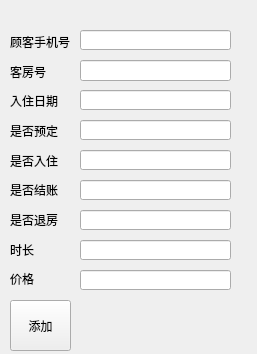
<?xml version="1.0" encoding="UTF-8"?>
<ui version="4.0">
 <class>Form</class>
 <widget class="QWidget" name="Form">
  <property name="geometry">
   <rect>
    <x>0</x>
    <y>0</y>
    <width>257</width>
    <height>354</height>
   </rect>
  </property>
  <property name="windowTitle">
   <string>Form</string>
  </property>
  <widget class="QWidget" name="verticalLayoutWidget">
   <property name="geometry">
    <rect>
     <x>10</x>
     <y>30</y>
     <width>71</width>
     <height>261</height>
    </rect>
   </property>
   <layout class="QVBoxLayout" name="verticalLayout">
    <item>
     <widget class="QLabel" name="label">
      <property name="text">
       <string>顾客手机号</string>
      </property>
     </widget>
    </item>
    <item>
     <widget class="QLabel" name="label_2">
      <property name="text">
       <string>客房号</string>
      </property>
     </widget>
    </item>
    <item>
     <widget class="QLabel" name="label_3">
      <property name="text">
       <string>入住日期</string>
      </property>
     </widget>
    </item>
    <item>
     <widget class="QLabel" name="label_4">
      <property name="text">
       <string>是否预定</string>
      </property>
     </widget>
    </item>
    <item>
     <widget class="QLabel" name="label_5">
      <property name="text">
       <string>是否入住</string>
      </property>
     </widget>
    </item>
    <item>
     <widget class="QLabel" name="label_6">
      <property name="text">
       <string>是否结账</string>
      </property>
     </widget>
    </item>
    <item>
     <widget class="QLabel" name="label_7">
      <property name="text">
       <string>是否退房</string>
      </property>
     </widget>
    </item>
    <item>
     <widget class="QLabel" name="label_8">
      <property name="text">
       <string>时长</string>
      </property>
     </widget>
    </item>
    <item>
     <widget class="QLabel" name="label_9">
      <property name="text">
       <string>价格</string>
      </property>
     </widget>
    </item>
   </layout>
  </widget>
  <widget class="QLineEdit" name="lineEdit">
   <property name="geometry">
    <rect>
     <x>80</x>
     <y>30</y>
     <width>151</width>
     <height>20</height>
    </rect>
   </property>
  </widget>
  <widget class="QLineEdit" name="lineEdit_2">
   <property name="geometry">
    <rect>
     <x>80</x>
     <y>60</y>
     <width>151</width>
     <height>21</height>
    </rect>
   </property>
  </widget>
  <widget class="QLineEdit" name="lineEdit_3">
   <property name="geometry">
    <rect>
     <x>80</x>
     <y>90</y>
     <width>151</width>
     <height>20</height>
    </rect>
   </property>
  </widget>
  <widget class="QLineEdit" name="lineEdit_4">
   <property name="geometry">
    <rect>
     <x>80</x>
     <y>120</y>
     <width>151</width>
     <height>20</height>
    </rect>
   </property>
  </widget>
  <widget class="QLineEdit" name="lineEdit_5">
   <property name="geometry">
    <rect>
     <x>80</x>
     <y>150</y>
     <width>151</width>
     <height>20</height>
    </rect>
   </property>
  </widget>
  <widget class="QLineEdit" name="lineEdit_6">
   <property name="geometry">
    <rect>
     <x>80</x>
     <y>180</y>
     <width>151</width>
     <height>20</height>
    </rect>
   </property>
  </widget>
  <widget class="QLineEdit" name="lineEdit_7">
   <property name="geometry">
    <rect>
     <x>80</x>
     <y>210</y>
     <width>151</width>
     <height>20</height>
    </rect>
   </property>
  </widget>
  <widget class="QPushButton" name="pushButton">
   <property name="geometry">
    <rect>
     <x>10</x>
     <y>300</y>
     <width>61</width>
     <height>51</height>
    </rect>
   </property>
   <property name="text">
    <string>添加</string>
   </property>
  </widget>
  <widget class="QLineEdit" name="lineEdit_8">
   <property name="geometry">
    <rect>
     <x>80</x>
     <y>240</y>
     <width>151</width>
     <height>20</height>
    </rect>
   </property>
  </widget>
  <widget class="QLineEdit" name="lineEdit_9">
   <property name="geometry">
    <rect>
     <x>80</x>
     <y>270</y>
     <width>151</width>
     <height>20</height>
    </rect>
   </property>
  </widget>
 </widget>
 <resources/>
 <connections/>
</ui>
